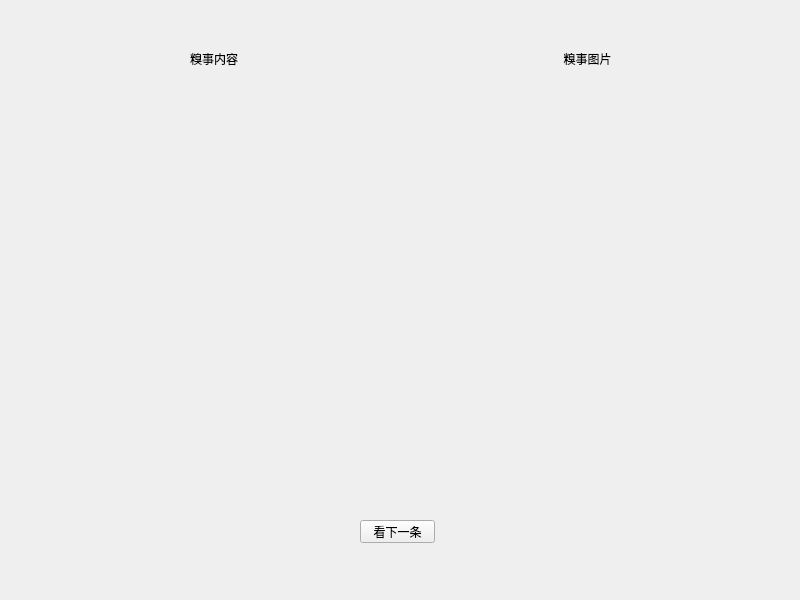
<?xml version="1.0" encoding="UTF-8"?>
<ui version="4.0">
 <class>MainWindow</class>
 <widget class="QMainWindow" name="MainWindow">
  <property name="geometry">
   <rect>
    <x>0</x>
    <y>0</y>
    <width>800</width>
    <height>600</height>
   </rect>
  </property>
  <property name="minimumSize">
   <size>
    <width>800</width>
    <height>600</height>
   </size>
  </property>
  <property name="maximumSize">
   <size>
    <width>800</width>
    <height>600</height>
   </size>
  </property>
  <property name="windowTitle">
   <string>糗百PyQt版</string>
  </property>
  <widget class="QWidget" name="centralWidget">
   <widget class="QPushButton" name="pushButton">
    <property name="geometry">
     <rect>
      <x>360</x>
      <y>520</y>
      <width>75</width>
      <height>23</height>
     </rect>
    </property>
    <property name="text">
     <string>看下一条</string>
    </property>
   </widget>
   <widget class="QWidget" name="">
    <property name="geometry">
     <rect>
      <x>30</x>
      <y>30</y>
      <width>741</width>
      <height>471</height>
     </rect>
    </property>
    <layout class="QGridLayout" name="gridLayout" rowstretch="1,7" columnstretch="1,1" rowminimumheight="1,7" columnminimumwidth="1,1">
     <property name="leftMargin">
      <number>0</number>
     </property>
     <property name="rightMargin">
      <number>0</number>
     </property>
     <property name="verticalSpacing">
      <number>6</number>
     </property>
     <item row="0" column="0">
      <widget class="QLabel" name="label">
       <property name="text">
        <string>糗事内容</string>
       </property>
       <property name="scaledContents">
        <bool>false</bool>
       </property>
       <property name="alignment">
        <set>Qt::AlignCenter</set>
       </property>
      </widget>
     </item>
     <item row="0" column="1">
      <widget class="QLabel" name="label_2">
       <property name="text">
        <string>糗事图片</string>
       </property>
       <property name="alignment">
        <set>Qt::AlignCenter</set>
       </property>
      </widget>
     </item>
     <item row="1" column="0">
      <widget class="QLabel" name="label_3">
       <property name="text">
        <string/>
       </property>
       <property name="alignment">
        <set>Qt::AlignCenter</set>
       </property>
       <property name="wordWrap">
        <bool>true</bool>
       </property>
      </widget>
     </item>
     <item row="1" column="1">
      <widget class="QLabel" name="label_4">
       <property name="text">
        <string/>
       </property>
       <property name="alignment">
        <set>Qt::AlignCenter</set>
       </property>
       <property name="wordWrap">
        <bool>true</bool>
       </property>
      </widget>
     </item>
    </layout>
   </widget>
  </widget>
 </widget>
 <resources/>
 <connections/>
</ui>
